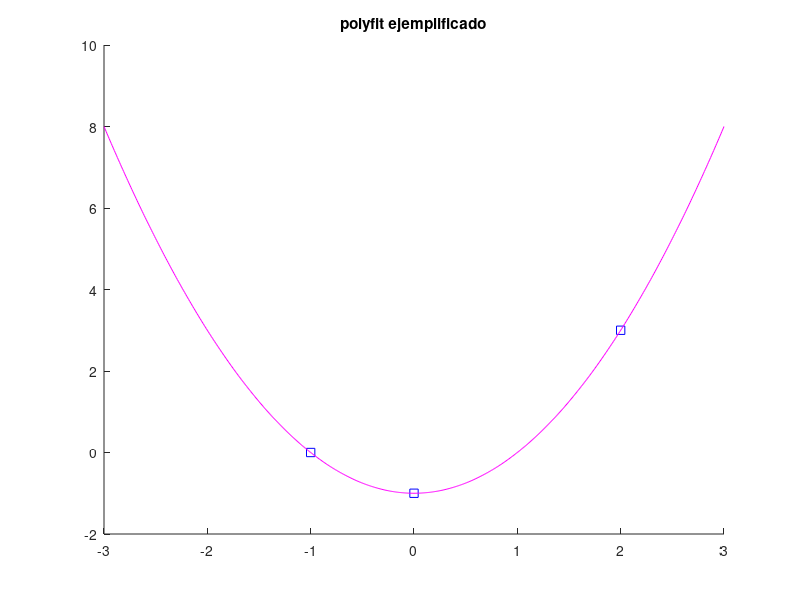

Source code (MATLAB):
clc;
clear all;

grado = 2;
x = [-1, 0, 2];
y = [0, -1, 3];

p = polyfit(x, y, grado);
hold on;
plot(x, y,'bs');

x_aux = -3:0.01:3;
plot(x_aux, polyval(p, x_aux), '-m');

title('polyfit ejemplificado');